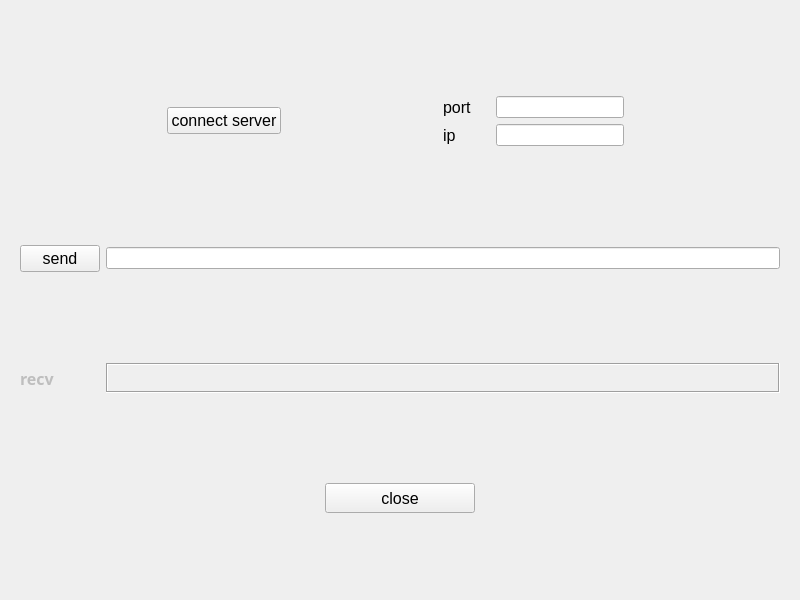
<?xml version="1.0" encoding="UTF-8"?>
<ui version="4.0">
 <class>Widget</class>
 <widget class="QWidget" name="Widget">
  <property name="geometry">
   <rect>
    <x>0</x>
    <y>0</y>
    <width>800</width>
    <height>600</height>
   </rect>
  </property>
  <property name="windowTitle">
   <string>Widget</string>
  </property>
  <layout class="QVBoxLayout" name="verticalLayout_4">
   <item>
    <spacer name="verticalSpacer">
     <property name="orientation">
      <enum>Qt::Vertical</enum>
     </property>
     <property name="sizeHint" stdset="0">
      <size>
       <width>20</width>
       <height>40</height>
      </size>
     </property>
    </spacer>
   </item>
   <item>
    <widget class="QWidget" name="widget_6" native="true">
     <layout class="QHBoxLayout" name="horizontalLayout_4">
      <item>
       <spacer name="horizontalSpacer">
        <property name="orientation">
         <enum>Qt::Horizontal</enum>
        </property>
        <property name="sizeHint" stdset="0">
         <size>
          <width>40</width>
          <height>20</height>
         </size>
        </property>
       </spacer>
      </item>
      <item>
       <widget class="QPushButton" name="conn_btn">
        <property name="font">
         <font>
          <pointsize>12</pointsize>
         </font>
        </property>
        <property name="text">
         <string>connect server</string>
        </property>
       </widget>
      </item>
      <item>
       <spacer name="horizontalSpacer_9">
        <property name="orientation">
         <enum>Qt::Horizontal</enum>
        </property>
        <property name="sizeHint" stdset="0">
         <size>
          <width>40</width>
          <height>20</height>
         </size>
        </property>
       </spacer>
      </item>
      <item>
       <widget class="QWidget" name="widget_2" native="true">
        <layout class="QVBoxLayout" name="verticalLayout">
         <item>
          <widget class="QLabel" name="port_lab">
           <property name="font">
            <font>
             <pointsize>12</pointsize>
            </font>
           </property>
           <property name="text">
            <string>port</string>
           </property>
          </widget>
         </item>
         <item>
          <widget class="QLabel" name="ip_lab">
           <property name="font">
            <font>
             <pointsize>12</pointsize>
            </font>
           </property>
           <property name="text">
            <string>ip</string>
           </property>
          </widget>
         </item>
        </layout>
       </widget>
      </item>
      <item>
       <widget class="QWidget" name="widget_3" native="true">
        <layout class="QVBoxLayout" name="verticalLayout_2">
         <item>
          <widget class="QLineEdit" name="ip_edit"/>
         </item>
         <item>
          <widget class="QLineEdit" name="port_edit"/>
         </item>
        </layout>
       </widget>
      </item>
      <item>
       <spacer name="horizontalSpacer_2">
        <property name="orientation">
         <enum>Qt::Horizontal</enum>
        </property>
        <property name="sizeHint" stdset="0">
         <size>
          <width>40</width>
          <height>20</height>
         </size>
        </property>
       </spacer>
      </item>
     </layout>
    </widget>
   </item>
   <item>
    <spacer name="verticalSpacer_5">
     <property name="orientation">
      <enum>Qt::Vertical</enum>
     </property>
     <property name="sizeHint" stdset="0">
      <size>
       <width>20</width>
       <height>40</height>
      </size>
     </property>
    </spacer>
   </item>
   <item>
    <widget class="QWidget" name="widget_4" native="true">
     <layout class="QHBoxLayout" name="horizontalLayout_2">
      <item>
       <widget class="QPushButton" name="send_btn">
        <property name="font">
         <font>
          <pointsize>12</pointsize>
         </font>
        </property>
        <property name="text">
         <string>send</string>
        </property>
       </widget>
      </item>
      <item>
       <widget class="QLineEdit" name="massage_2"/>
      </item>
     </layout>
    </widget>
   </item>
   <item>
    <spacer name="verticalSpacer_4">
     <property name="orientation">
      <enum>Qt::Vertical</enum>
     </property>
     <property name="sizeHint" stdset="0">
      <size>
       <width>20</width>
       <height>40</height>
      </size>
     </property>
    </spacer>
   </item>
   <item>
    <widget class="QWidget" name="widget_5" native="true">
     <layout class="QHBoxLayout" name="horizontalLayout_3">
      <item>
       <widget class="QLabel" name="recv_lab">
        <property name="enabled">
         <bool>false</bool>
        </property>
        <property name="minimumSize">
         <size>
          <width>50</width>
          <height>30</height>
         </size>
        </property>
        <property name="maximumSize">
         <size>
          <width>80</width>
          <height>30</height>
         </size>
        </property>
        <property name="font">
         <font>
          <family>Arial Rounded MT Bold</family>
          <pointsize>12</pointsize>
          <weight>75</weight>
          <bold>true</bold>
          <underline>false</underline>
         </font>
        </property>
        <property name="text">
         <string>recv</string>
        </property>
       </widget>
      </item>
      <item>
       <widget class="QLabel" name="recv_massage">
        <property name="enabled">
         <bool>true</bool>
        </property>
        <property name="font">
         <font>
          <pointsize>12</pointsize>
         </font>
        </property>
        <property name="contextMenuPolicy">
         <enum>Qt::NoContextMenu</enum>
        </property>
        <property name="frameShape">
         <enum>QFrame::Box</enum>
        </property>
        <property name="frameShadow">
         <enum>QFrame::Sunken</enum>
        </property>
        <property name="text">
         <string/>
        </property>
       </widget>
      </item>
     </layout>
    </widget>
   </item>
   <item>
    <spacer name="verticalSpacer_3">
     <property name="orientation">
      <enum>Qt::Vertical</enum>
     </property>
     <property name="sizeHint" stdset="0">
      <size>
       <width>20</width>
       <height>40</height>
      </size>
     </property>
    </spacer>
   </item>
   <item>
    <widget class="QWidget" name="widget" native="true">
     <property name="minimumSize">
      <size>
       <width>30</width>
       <height>30</height>
      </size>
     </property>
     <layout class="QHBoxLayout" name="horizontalLayout">
      <item>
       <spacer name="horizontalSpacer_3">
        <property name="orientation">
         <enum>Qt::Horizontal</enum>
        </property>
        <property name="sizeHint" stdset="0">
         <size>
          <width>40</width>
          <height>20</height>
         </size>
        </property>
       </spacer>
      </item>
      <item>
       <widget class="QPushButton" name="close_btn">
        <property name="minimumSize">
         <size>
          <width>150</width>
          <height>30</height>
         </size>
        </property>
        <property name="maximumSize">
         <size>
          <width>80</width>
          <height>16777215</height>
         </size>
        </property>
        <property name="font">
         <font>
          <pointsize>12</pointsize>
         </font>
        </property>
        <property name="text">
         <string>close</string>
        </property>
       </widget>
      </item>
      <item>
       <spacer name="horizontalSpacer_4">
        <property name="orientation">
         <enum>Qt::Horizontal</enum>
        </property>
        <property name="sizeHint" stdset="0">
         <size>
          <width>40</width>
          <height>20</height>
         </size>
        </property>
       </spacer>
      </item>
     </layout>
    </widget>
   </item>
   <item>
    <spacer name="verticalSpacer_2">
     <property name="orientation">
      <enum>Qt::Vertical</enum>
     </property>
     <property name="sizeHint" stdset="0">
      <size>
       <width>20</width>
       <height>40</height>
      </size>
     </property>
    </spacer>
   </item>
  </layout>
 </widget>
 <resources/>
 <connections/>
</ui>
